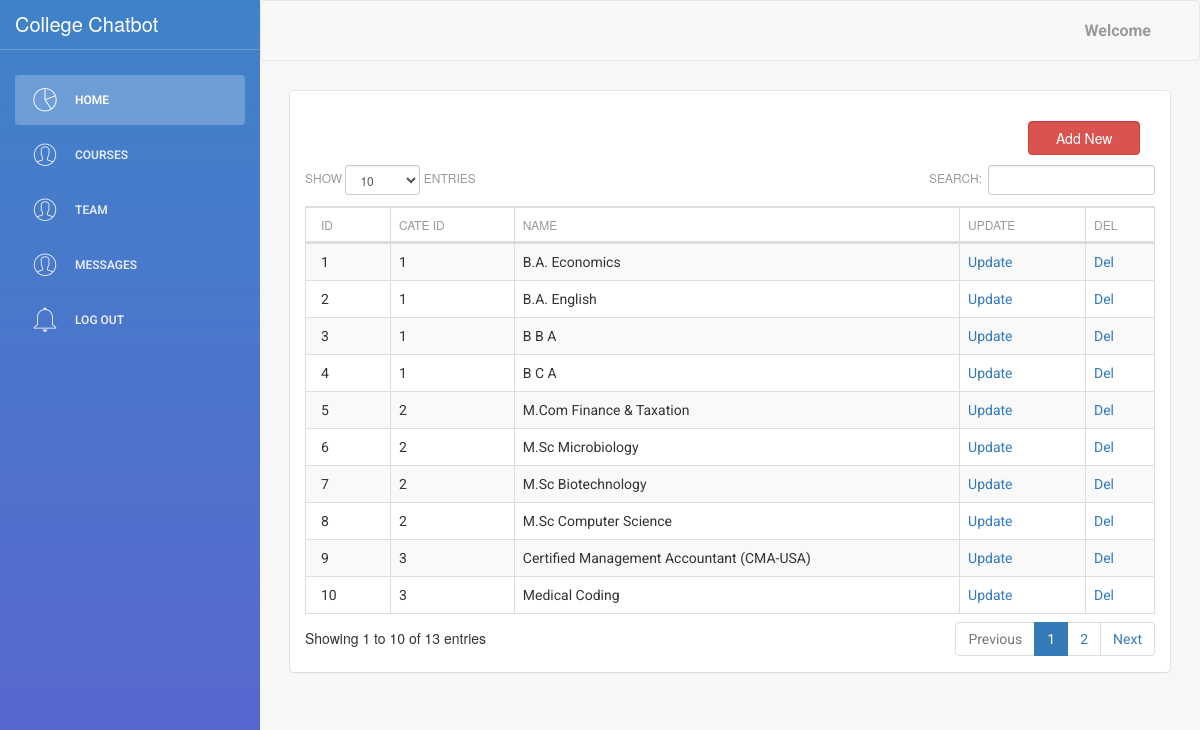
/admin/courses/select.php, run on the app's committed database.
### tables this page shows
CREATE TABLE IF NOT EXISTS `courses` (
  `id` int(11) NOT NULL AUTO_INCREMENT,
  `cate_id` varchar(255) NOT NULL,
  `name` varchar(255) NOT NULL,
  PRIMARY KEY (`id`)
);

### admin/courses/table.php (called while the page is built, shortened)
<?php
$table="courses";
?>

### admin/courses/select.php (the view, shortened to what this page needs)
<?php
include("table.php");
include("../header_inner.php");
$i=0;
?>
		<link rel="stylesheet" type="text/css" href="datatables.min.css">
<div class="">
<?php
	echo "<div class='col-sm-2' style='float:right;margin-bottom:10px;'><form action='form.php' method='post'><input type='submit' name='view' value='Add New' class='form-control btn-danger'></form></div>";
?>
<div class="clearfix"></div>
<table id="example" class="table table-striped table-bordered dataTable no-footer" cellspacing="0"  role="grid" aria-describedby="example_info" >
          <?php
		  include("../connection.php");
	?>
	<?php
		  $result2 = mysqli_query($con,"SHOW FIELDS FROM $table");
 echo "<thead><tr>";
while ($row2 = mysqli_fetch_array($result2))
 {
  $name=$row2['Field'];
  echo "<th>".
  str_replace('_', ' ', $name)
  ."</th>";
 $i++;
 }
 echo "
<th>Update</th>
 <th>Del</th>
 </tr></thead>";
   echo "<tbody>";
 	$result = mysqli_query($con,"SELECT * FROM $table ");
		while($row = mysqli_fetch_array($result))
		{
		$id=$row['0'];
		echo "<tr>";
		for($k=0;$k<$i;$k++)
		{
			if($k==60)
			{
			  $sql2 = "select *  from customer where id='$_SESSION[userid]' ";
    $result2 = mysqli_query($con, $sql2) or die("Error in Selecting " . mysqli_error($connection));
$row2 =mysqli_fetch_array($result2);
			echo "<td >  $row2[contact_person]</td>";
			}
			elseif($k==2)
			{
			echo "<td>$row[$k]</td>";
			}
			elseif($k==30)
			{
			echo "<td class='hiddentd'> $row[content] </td>";
			}
				elseif($k==50)
			{
			echo "<td > <img src='uploads/$row[$k]' width='100'></td>";
			}
			else
			{
			echo "<td >$row[$k]</td>";
			}
		}
			echo "
			<td><a href='update.php?id=$id'>Update</a></td>
			<td><a href='?del_id=$id' onclick='return rem()'>Del</a></td>
			</tr>";
		}
        ?>
        </tbody>
    </table>
    </div>

### admin/common/menu.php (shortened to what this page needs)
?><!doctype html>
<html lang="en">
<head>
    <link href="../assets/css/bootstrap.min.css" rel="stylesheet" />
    <link href="../assets/css/animate.min.css" rel="stylesheet"/>
    <link href="../assets/css/light-bootstrap-dashboard.css" rel="stylesheet"/>
    <link href="../assets/css/demo.css" rel="stylesheet" />
    <link href="../common/font-awesome.min.css" rel="stylesheet">
    <link href="../assets/css/pe-icon-7-stroke.css" rel="stylesheet" />
</head>
<body>
<div class="wrapper">
<div class="sidebar" data-color="blue" data-image="../assets/img/sidebar-4.jpg">
    	<div class="sidebar-wrapper">
            <div class="logo">
                  <span style="font-size:20px;color:#FFF;margin-top:12px;"> College Chatbot <br>
                </span>
            </div>
            <ul class="nav">
                <li class="active">
                    <a href="../dashboard/dashboard.php">
                        <i class="pe-7s-graph"></i>
                        <p>Home</p>
                    </a>
                </li>
                <li>
                    <a href="../courses/select.php">
                        <i class="pe-7s-user"></i>
                        <p>Courses</p>
                    </a>
                </li>
				 <li>
                    <a href="../team/select.php">
                        <i class="pe-7s-user"></i>
                        <p>Team</p>
                    </a>
                </li>
				<li>
                    <a href="../messages/select.php">
                        <i class="pe-7s-user"></i>
                        <p>Messages</p>
                    </a>
                </li>
                 <li>
                    <a href="../../logout.php">
                        <i class="pe-7s-bell"></i>
                        <p>Log Out</p>
                    </a>
                </li>
            </ul>
    	</div>
    </div>
    <div class="main-panel">
    <nav class="navbar navbar-default navbar-fixed">
            <div class="container-fluid">
                <div class="collapse navbar-collapse">
                    <ul class="nav navbar-nav navbar-right">
                        <li>
                            <a >
                                <p><b>Welcome <?php echo $_SESSION['user']; ?></b></p>
                            </a>
                        </li>
                    </ul>
                </div>
            </div>
        </nav>

### admin/header_inner.php (shortened to what this page needs)
<?php
include("../common/menu.php");
?>
        <div class="content">
            <div class="container-fluid">
                <div class="row">
                    <div class="col-md-12">
                        <div class="card">
                            <div class="header">
                            </div>
                             <div class="content">

### data on the page
courses: id "1", cate "1", name "B.A. Economics"
courses: id "2", cate "1", name "B.A. English"
courses: id "3", cate "1", name "B B A"
courses: id "4", cate "1", name "B C A"
courses: id "5", cate "2", name "M.Com Finance & Taxation"
courses: id "6", cate "2", name "M.Sc Microbiology"
courses: id "7", cate "2", name "M.Sc Biotechnology"
courses: id "8", cate "2", name "M.Sc Computer Science"
courses: id "9", cate "3", name "Certified Management Accountant (CMA-USA)"
courses: id "10", cate "3", name "Medical Coding"

### other printed values
str_replace('_', ' ', $name) "ID"
str_replace('_', ' ', $name) "CATE ID"
str_replace('_', ' ', $name) "NAME"
